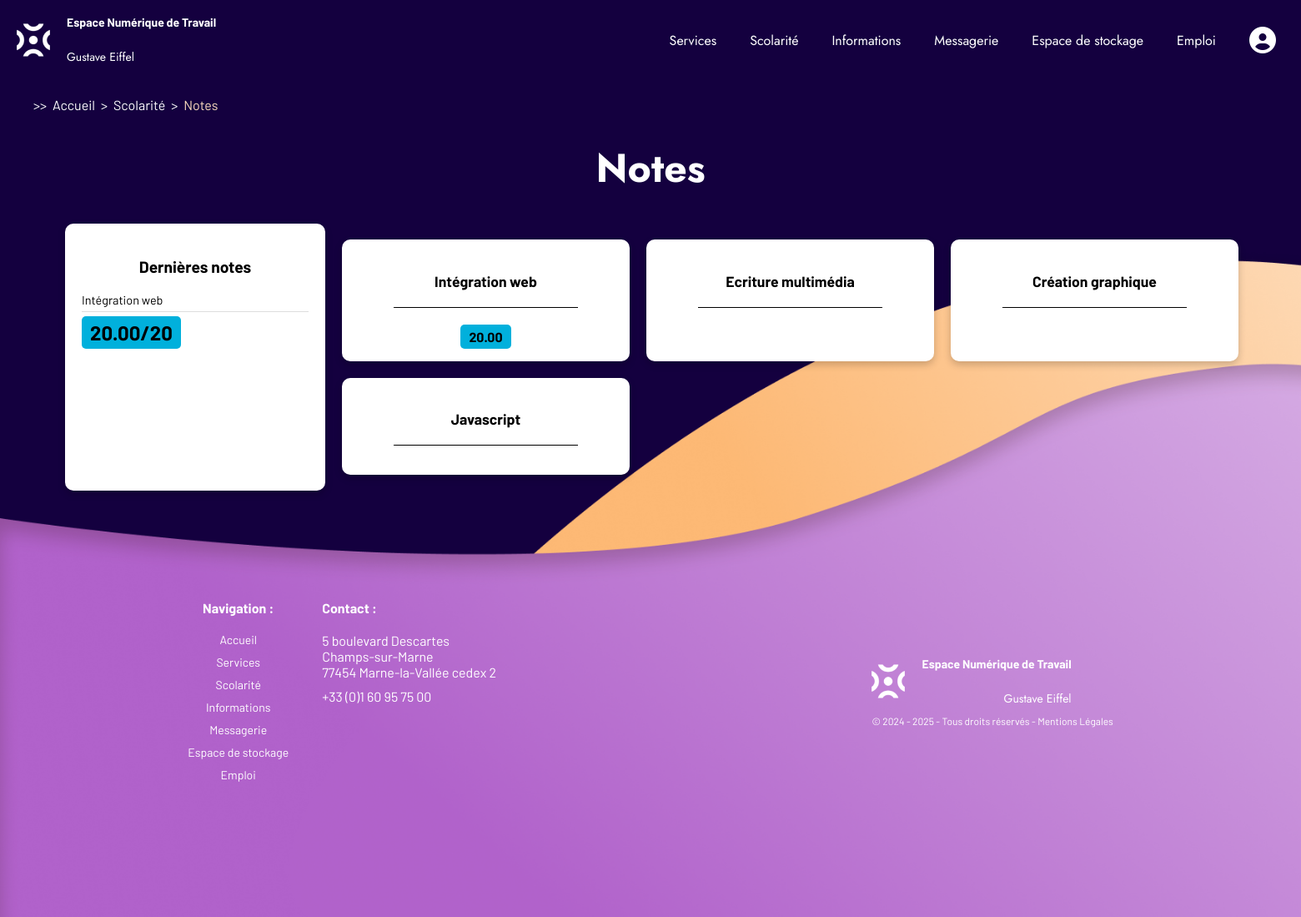
Screenshot of /notes.php (signed in) with the database file from the repository.
### tables this page shows
CREATE TABLE `devoir` (
  `devo_id` int(11) NOT NULL,
  `note` decimal(4,2) NOT NULL,
  `date` datetime NOT NULL,
  `remarque` varchar(256) DEFAULT NULL,
  `etud_fk` int(11) NOT NULL,
  `enon_fk` int(11) NOT NULL,
  `prof_fk` int(11) NOT NULL
);

CREATE TABLE `module` (
  `modu_id` int(11) NOT NULL,
  `module` varchar(100) NOT NULL
);

### vue_notes.php (the view, shortened to what this page needs)
<?php
include 'connect.php';
$sql = "SELECT devoir.note, devoir.date, devoir.remarque, enonce.intitule, enonce.coeff, module.module FROM devoir JOIN enonce ON enonce.enon_id = devoir.enon_fk JOIN module ON module.modu_id = enonce.modu_fk WHERE etud_fk = :etudiant_id ORDER BY date DESC LIMIT 2;";
$stmt = $db->prepare($sql);
$stmt->bindParam(':etudiant_id', $_SESSION['etudiant']['etud_id']);
$stmt->execute();
$last_added_notes = $stmt->fetchAll(PDO::FETCH_ASSOC);
?>
<div class="container-section-fullpage">
    <div class="notes-panel">
    <h3>Dernières notes</h3>
    <?php
        foreach ($last_added_notes as $note) {
            $date = date_create($note['date']);
    ?>
        <div class="note-item"
            onclick="showPopup('<?= addslashes($note['intitule']) ?>',
               '<?= $date -> format('d/m/Y') ?>',
               '<?= $note['note'] ?>/20',
               '<?= $note['coeff'] ?>',
               '<?= addslashes($note['remarque']) ?>')">
            <p><?=$note['module']?></p>
            <span class="note-value"><?=$note['note']?>/20</span>
        </div>
    <?php
    }
    ?>
    </div>
<?php
$sql = "SELECT * FROM module;";
$stmt = $db->query($sql);
$modules = $stmt->fetchAll(PDO::FETCH_ASSOC);
echo '<div class="subjects-panel">';
foreach ($modules as $module) {
    echo '<div class="subject-card">';
    echo "<h4>".$module['module']."</h4>";
    $sql = "SELECT devoir.note, devoir.date, devoir.remarque, enonce.intitule, enonce.coeff, module.module FROM devoir JOIN enonce ON enonce.enon_id = devoir.enon_fk JOIN module ON module.modu_id = enonce.modu_fk WHERE etud_fk = :etudiant_id AND enonce.modu_fk = :module_id ORDER BY devoir.date DESC;";
    $stmt = $db->prepare($sql);
    $stmt->bindParam(':etudiant_id', $_SESSION['etudiant']['etud_id']);
    $stmt->bindParam(':module_id', $module['modu_id']);
    $stmt->execute();
    $devoirs = $stmt->fetchAll(PDO::FETCH_ASSOC);
    echo '<div class="score-list">';
    foreach ($devoirs as $note) {
        $date = date_create($note['date']);
        ?>
            <span class="score"
    onclick="showPopup('<?= addslashes($note['intitule']) ?>',
                       '<?= $date -> format('d/m/Y') ?>',
                       '<?= $note['note'] ?>/20',
                       '<?= $note['coeff'] ?>',
                       '<?= addslashes($note['remarque']) ?>')">
    <?=$note['note']?>
</span>
        <?php
    }
    echo '</div>';
    echo '</div>';
}
echo '</div>';
?>

### notes.css (style rules this page uses)
.notes-panel { background-color: white; color: black; padding: 20px; border-radius: 10px; width: 20%; height: 40vh; margin-left: 5vw; box-shadow: 0 4px 10px rgba(0, 0, 0, 0.2); z-index: 5; }
.notes-panel h3 { font-family: "Barlow", sans-serif; font-size: 1.2rem; margin-bottom: 15px; text-align: center; }
.notes-panel .note-item { margin: 20px 0; cursor: pointer; }
.notes-panel .note-item p { font-size: 0.9rem; margin: 0; border-bottom: 1px solid #ddd; padding-bottom: 5px; }
.notes-panel .note-value { font-family: "Barlow", sans-serif; font-size: 1.5rem; font-weight: bold; background-color: var(--blue); color: black; display: inline-block; padding: 5px 10px; border-radius: 5px; margin-top: 5px; transition: all 0.3s ease; }
.subjects-panel { display: flex; flex-wrap: wrap; gap: 20px; flex: 1; z-index: 5; }
.subject-card { background-color: white; color: black; display: flex; flex-direction: column; align-items: center; gap: 10px; border-radius: 10px; padding: 15px; width: 30%; box-shadow: 0 4px 10px rgba(0, 0, 0, 0.2); }
.subject-card h4 { font-family: "Barlow", sans-serif; font-size: 1.1rem; width: 70%; margin-bottom: 10px; text-align: center; padding-bottom: 20px; border-bottom: 1px solid black; }
.subject-card .score-list { display: flex; gap: 10px; justify-content: center; }
.subject-card .score { font-family: "Barlow", sans-serif; background-color: var(--blue); color: black; padding: 5px 10px; border-radius: 5px; font-size: 1rem; font-weight: bold; cursor: pointer; transition: all 0.3s ease; }

### general.css (style rules this page uses)
*, *::after, *::before { box-sizing: border-box; }
:root { --purple: #B162CB; --light-purple: #A44DBF; --orange: #FDB975; --light-orange: #FEDFC0; --dark-blue: #00608F; --blue: #01B0DC; --light-blue: #A7E2F4; --fond: #14003F; }
body { z-index: 0; width: 100vw; overflow-x: hidden; background-color: var(--fond); margin: 0; }
p { font-family: "Barlow", sans-serif; font-size: 1rem; margin: 0; }
.container-section-fullpage { width: 100vw; display: flex; flex-direction: row; justify-content: center; align-items: center; flex-wrap: wrap; flex:content; gap: 20px; margin-top: 20px; }

### rows the page displays
devoir: module.module "Intégration web", note "20.00"
module: module "Intégration web"
module: module "Ecriture multimédia"
module: module "Création graphique"
module: module "Javascript"
